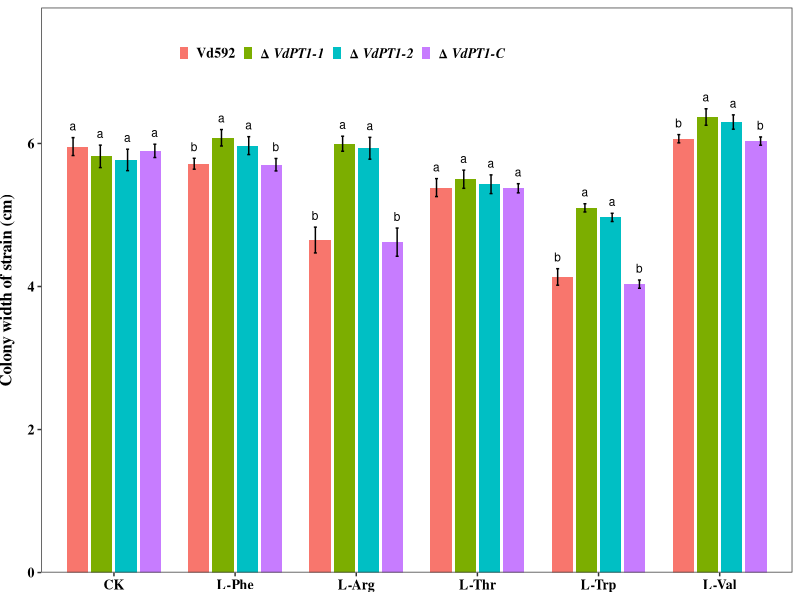
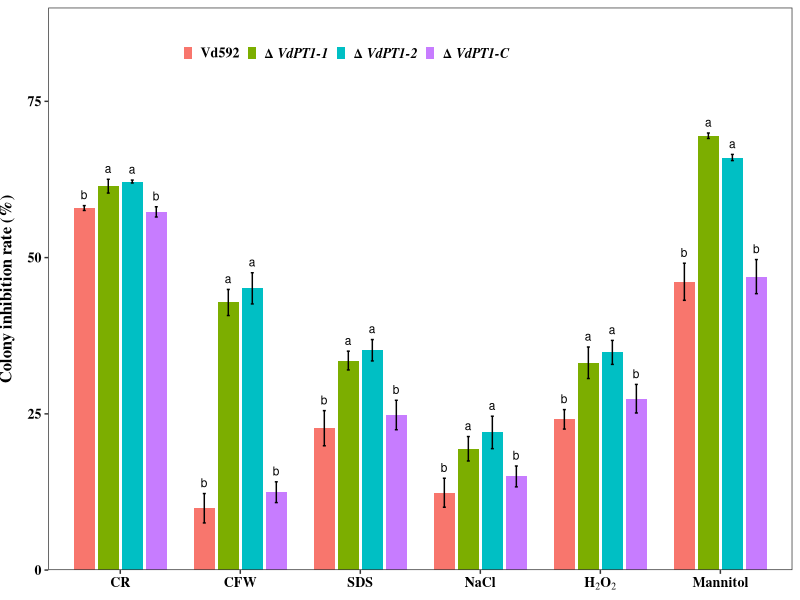
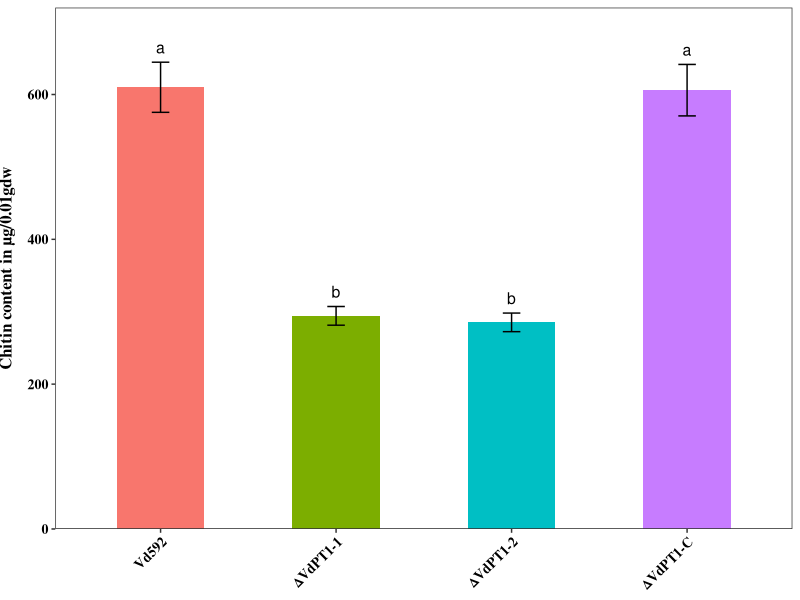
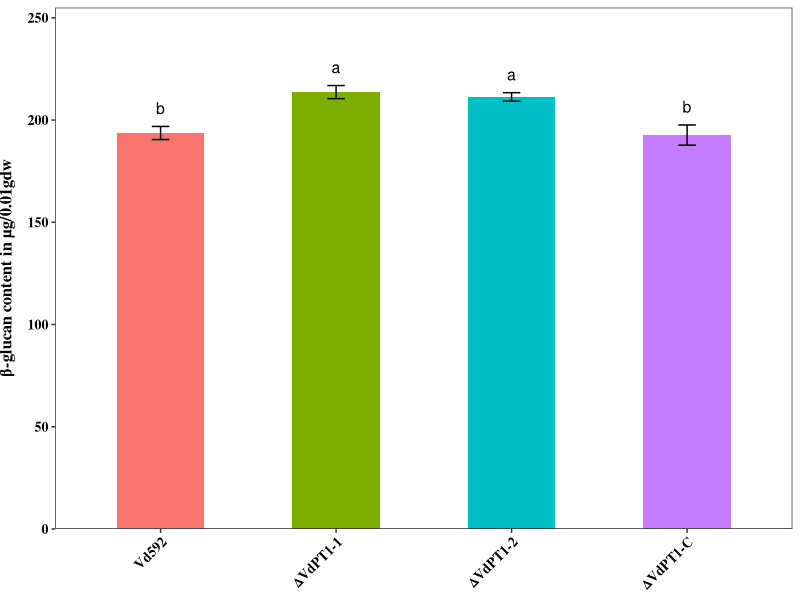
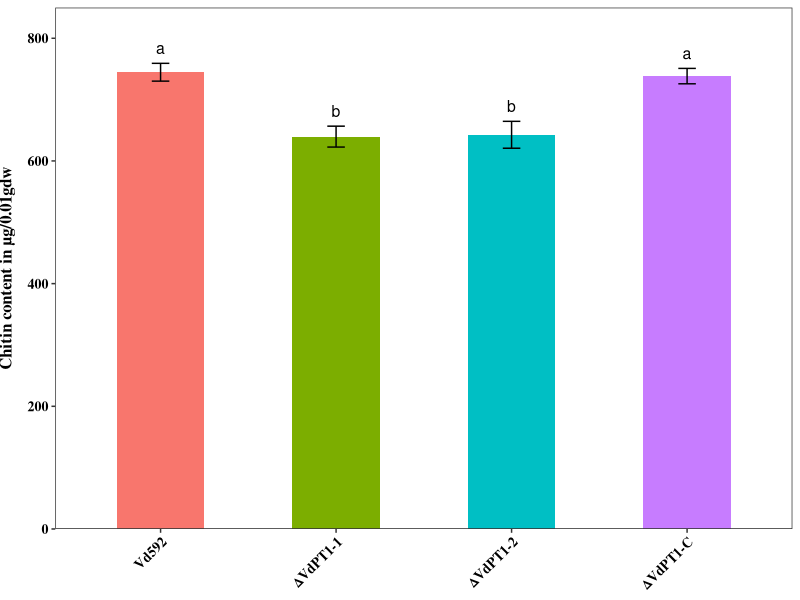
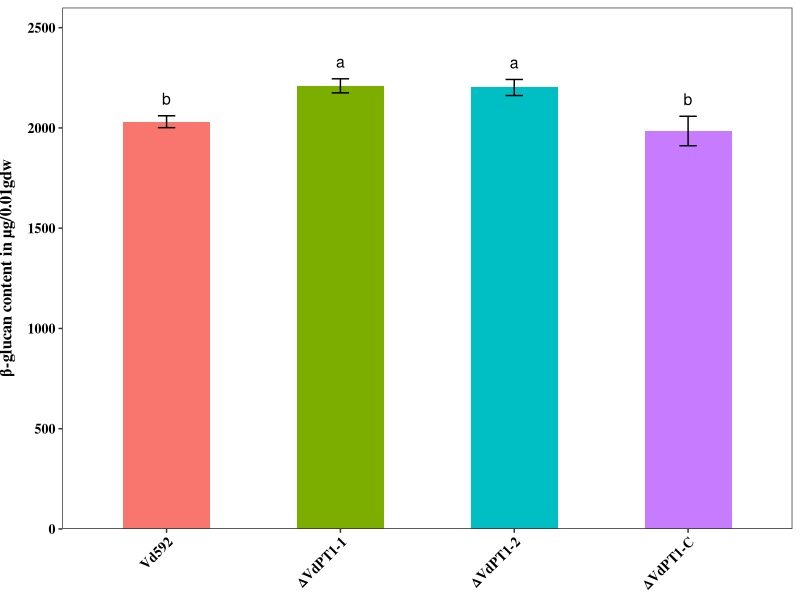
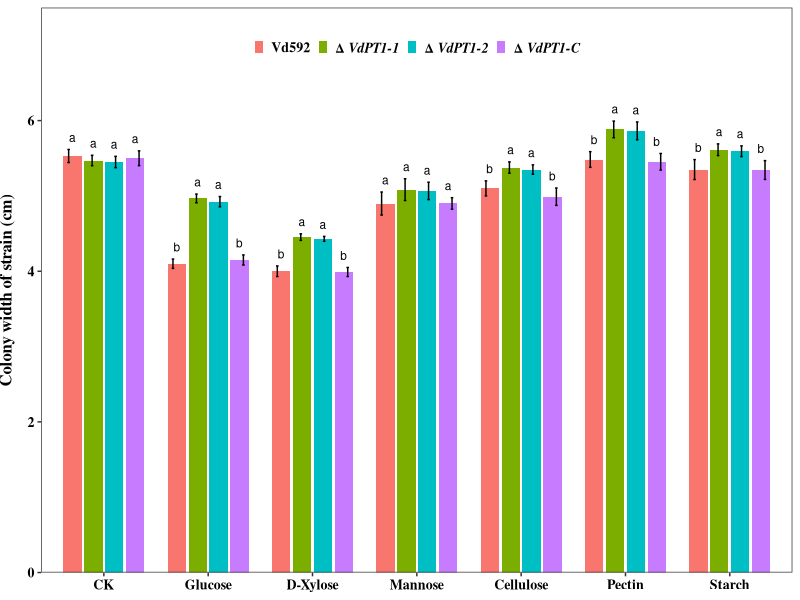
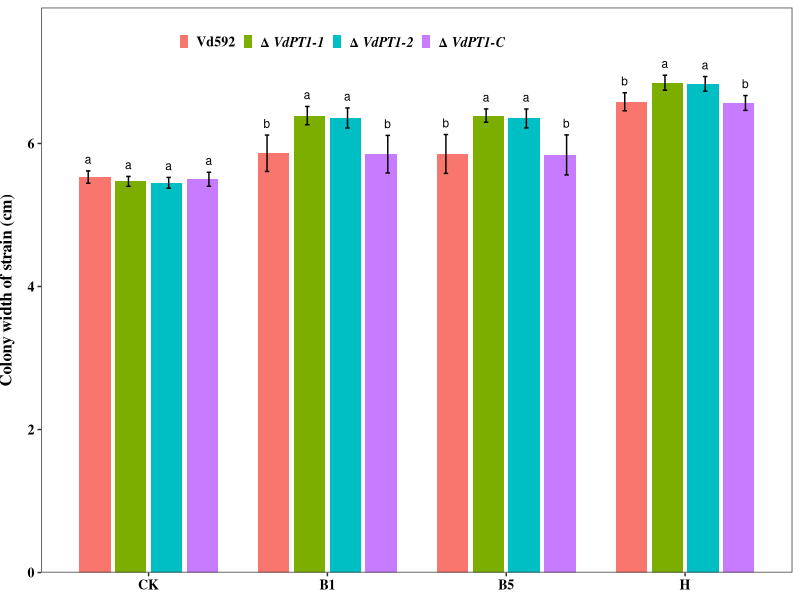

Reproduce these figures in R, in order.
getwd()
setwd("C:\\Users\\DELL\\Desktop\\New_Graphs")
#............................................................................
df_chitin1 <- data.frame(
  Name = c("Vd592", "\u0394VdPT1-1", "\u0394VdPT1-2", "\u0394VdPT1-C"),
  Mean = c(610.00, 294.33, 285.33, 606.00),
  SD = c(34.64, 12.90, 12.86, 35.54),
  letter = c("a","b","b","a")
)
library(ggplot2)
plot_chitin1 = ggplot(df_chitin1, aes(x = Name, y = Mean, fill = Name)) +
  geom_bar(stat = "identity", width = 0.5) +
  geom_errorbar(aes(ymin = Mean - SD, ymax = Mean + SD), width = 0.1) +
  theme_bw()+
  theme(legend.position = "none",
        panel.grid.major = element_blank(), 
        panel.grid.minor = element_blank(), 
        axis.title.x = element_blank(),
        axis.title.y = element_text(face = "bold", size = 12, family = "serif",vjust = 3),
        axis.text.x = element_text(face = "bold",angle = 45,hjust = 1,color = "black",size = 10, family = "serif"),
        axis.text.y = element_text(face = "bold",color = "black",size = 10, family = "serif"))+
  labs(
       y = " Chitin content in \u00B5g/0.01gdw ") +
  coord_cartesian(ylim = c(0,720)) +scale_y_continuous(
    expand = c(0,0),breaks = c(seq(0, 700, by = 200)))+
  geom_text(aes(y =  Mean + SD + 12, label = letter),size =4, vjust = 0)

ggsave(
  filename = "plot_chitin_cellophane.jpeg",    # File name
  plot = plot_chitin1,                  # Plot object
  width = 3,                   # Width in inches
  height = 3,                   # Height in inches
  dpi = 500                     # Resolution in dpi (dots per inch)
)
#.........................................................................................
df_beta1 <- data.frame(
  Name = c("Vd592", "\u0394VdPT1-1", "\u0394VdPT1-2", "\u0394VdPT1-C"),
  Mean =  c(193.67, 213.67, 211.33, 192.67),
  SD = c(3.21, 3.21, 2.08, 4.93),
  letter = c("b","a","a","b")
)

plot_beta1 = ggplot(df_beta1, aes(x = Name, y = Mean, fill = Name)) +
  geom_bar(stat = "identity", width = 0.5) +
  geom_errorbar(aes(ymin = Mean - SD, ymax = Mean + SD), width = 0.1) +
  theme_bw()+
  theme(legend.position = "none",
        panel.grid.major = element_blank(), 
        panel.grid.minor = element_blank(), 
        axis.title.x = element_blank(),
        axis.title.y = element_text(face = "bold", size = 12, family = "serif",vjust = 3),
        axis.text.x = element_text(face = "bold",angle = 45,hjust = 1, color = "black",size = 10, family = "serif"),
        axis.text.y = element_text(face = "bold",color = "black",size = 10, family = "serif"))+
  labs(
    y = " \u03B2-glucan content in \u00B5g/0.01gdw ") +
  coord_cartesian(ylim = c(0,255)) +scale_y_continuous(
    expand = c(0,0),breaks = c(seq(0, 250, by = 50)))+
  geom_text(aes(y =  Mean + SD + 6, label = letter),size =4, vjust = 0)

ggsave(
  filename = "plot_beta_cellophane.jpeg",    # File name
  plot = plot_beta1,                  # Plot object
  width = 3,                   # Width in inches
  height = 3,                   # Height in inches
  dpi = 500                     # Resolution in dpi (dots per inch)
)
#...................................................................................................................

df_chitin2 <- data.frame(
  Name = c("Vd592", "\u0394VdPT1-1", "\u0394VdPT1-2", "\u0394VdPT1-C"),
  Mean =  c(744.67, 639.67, 642.67, 738.33),
  SD = c(14.50, 17.04, 21.94, 12.58),
  letter = c("a","b","b","a")
)

plot_chitin2 = ggplot(df_chitin2, aes(x = Name, y = Mean, fill = Name)) +
  geom_bar(stat = "identity", width = 0.5) +
  geom_errorbar(aes(ymin = Mean - SD, ymax = Mean + SD), width = 0.1) +
  theme_bw()+
  theme(legend.position = "none",
        panel.grid.major = element_blank(), 
        panel.grid.minor = element_blank(), 
        axis.title.x = element_blank(),
        axis.title.y = element_text(face = "bold", size = 12, family = "serif",vjust = 3),
        axis.text.x = element_text(face = "bold",angle = 45,hjust = 1, color = "black",size = 10, family = "serif"),
        axis.text.y = element_text(face = "bold",color = "black",size = 10, family = "serif"))+
  labs(
    y = " Chitin content in \u00B5g/0.01gdw ") +
  coord_cartesian(ylim = c(0,850)) +scale_y_continuous(
    expand = c(0,0),breaks = c(seq(0, 800, by = 200)))+
  geom_text(aes(y =  Mean + SD + 15, label = letter),size =4, vjust = 0)

ggsave(
  filename = "plot_chitin_cm.jpeg",    # File name
  plot = plot_chitin2,                  # Plot object
  width = 3,                   # Width in inches
  height = 3,                   # Height in inches
  dpi = 500                     # Resolution in dpi (dots per inch)
)
#.................................................................................................

df_beta2 <- data.frame(
  Name = c("Vd592", "\u0394VdPT1-1", "\u0394VdPT1-2", "\u0394VdPT1-C"),
  Mean =  c(2031.00, 2210.00, 2201.67, 1984.67),
  SD = c(29.61, 35.00, 40.10, 73.38),
  letter = c("b","a","a","b")
)

plot_beta2 = ggplot(df_beta2, aes(x = Name, y = Mean, fill = Name)) +
  geom_bar(stat = "identity", width = 0.5) +
  geom_errorbar(aes(ymin = Mean - SD, ymax = Mean + SD), width = 0.1) +
  theme_bw()+
  theme(legend.position = "none",
        panel.grid.major = element_blank(), 
        panel.grid.minor = element_blank(), 
        axis.title.x = element_blank(),
        axis.title.y = element_text(face = "bold", size = 12, family = "serif",vjust = 3),
        axis.text.x = element_text(face = "bold",angle = 45,hjust = 1, color = "black",size = 10, family = "serif"),
        axis.text.y = element_text(face = "bold",color = "black",size = 10, family = "serif"))+
  labs(
    y = " \u03B2-glucan content in \u00B5g/0.01gdw ") +
  coord_cartesian(ylim = c(0,2600)) +scale_y_continuous(
    expand = c(0,0),breaks = c(seq(0, 2500, by = 500)))+
  geom_text(aes(y =  Mean + SD + 55, label = letter),size =4, vjust = 0)

ggsave(
  filename = "plot_beta_cm.jpeg",    # File name
  plot = plot_beta2,                  # Plot object
  width = 3,                   # Width in inches
  height = 3,                   # Height in inches
  dpi = 500                     # Resolution in dpi (dots per inch)
)
#.....................................................................................

# Load necessary library
library(ggplot2)

custom_labels <- c(expression(bold("Vd592")), 
                   expression(bold("Δ")~bolditalic("VdPT1-1")), 
                   expression(bold(Δ)~bolditalic("VdPT1-2")), 
                   expression(bold(Δ)~bolditalic("VdPT1-C")))

# Create the data frame
data_carbon <- data.frame(
  strain = factor(c("Vd592", "ΔVdPT1-1", "ΔVdPT1-2", "ΔVdPT1-C",
                    "Vd592", "ΔVdPT1-1", "ΔVdPT1-2", "ΔVdPT1-C",
                    "Vd592", "ΔVdPT1-1", "ΔVdPT1-2", "ΔVdPT1-C",
                    "Vd592", "ΔVdPT1-1", "ΔVdPT1-2", "ΔVdPT1-C",
                    "Vd592", "ΔVdPT1-1", "ΔVdPT1-2", "ΔVdPT1-C",
                    "Vd592", "ΔVdPT1-1", "ΔVdPT1-2", "ΔVdPT1-C",
                    "Vd592", "ΔVdPT1-1", "ΔVdPT1-2", "ΔVdPT1-C")),
  source = factor(c("CK", "CK", "CK", "CK",
                    "Cellulose", "Cellulose", "Cellulose", "Cellulose",
                    "D-Xylose", "D-Xylose", "D-Xylose", "D-Xylose",
                    "Glucose", "Glucose", "Glucose", "Glucose",
                    "Mannose", "Mannose", "Mannose", "Mannose",
                    "Pectin", "Pectin", "Pectin", "Pectin",
                    "Starch", "Starch", "Starch", "Starch")),
  Mean = c(5.53, 5.47, 5.45, 5.5,
           5.1, 5.376666667, 5.35, 4.99,
           4.0, 4.453, 4.43, 3.99,
           4.1, 4.966666667, 4.923333333, 4.15,
           4.899, 5.083333333, 5.066666667, 4.9,
           5.483333333, 5.883333333, 5.863333333, 5.453333333,
           5.35, 5.613333333, 5.593333333, 5.343333333),
  SD = c(0.08660254, 0.069282032, 0.075055535, 0.098149546,
         0.1, 0.075055535, 0.06244998, 0.115325626,
         0.07, 0.043588989, 0.032145503, 0.06,
         0.062, 0.057735027, 0.068068593, 0.066583281,
         0.152752523, 0.144337567, 0.115470054, 0.076376262,
         0.1040833, 0.1106044, 0.118462371, 0.110151411,
         0.132287566, 0.077674535, 0.070945989, 0.125033329),
  letter = factor(c("a", "a", "a", "a",
                    "b","a","a","b",
                    "b","a","a","b",
                    "b","a","a","b",
                    "a", "a", "a", "a",
                    "b","a","a","b",
                    "b","a","a","b"))
)

plot_carbon = ggplot(data_carbon, aes(x = source, y = Mean, fill = strain)) +
  geom_bar(width=.7, stat='identity', position=position_dodge(.8)) +
  geom_errorbar(aes(ymin = Mean - SD, ymax = Mean+ SD), 
                width = 0.1, 
                position = position_dodge(width = 0.9)) +
  labs( 
       y = "Colony width of strain (cm)") +  coord_cartesian(ylim = c(0,7.5))+ scale_y_continuous(expand = c(0,0))+
  theme_bw()+
  geom_text(position=position_dodge(.8),aes(y =  Mean + SD + 0.1, label = letter),size =3, vjust = 0)+
  theme(legend.position = c(0.5, 0.93),
        legend.direction = "horizontal",
        legend.title = element_blank(),
        legend.text = element_text(face = "bold", size = 10, family = "serif"),
        panel.grid.major = element_blank(), 
        panel.grid.minor = element_blank(), 
        axis.title.x = element_blank(),
        axis.title.y = element_text(face = "bold", size = 12, family = "serif",vjust = 3),
        axis.text.x = element_text(face = "bold", color = "black",size = 10, family = "serif"),
        axis.text.y = element_text(face = "bold",color = "black",size = 10, family = "serif"))+
 guides(fill = guide_legend(keywidth = 0.5, keyheight = 0.5))+
  scale_x_discrete(limits = c('CK', 'Glucose', 'D-Xylose', 'Mannose','Cellulose','Pectin','Starch'))+
  scale_fill_discrete(labels = custom_labels)

ggsave(
  filename = "carbon_plot.jpeg",    # File name
  plot = plot_carbon,                  # Plot object
  width = 7,                   # Width in inches
  height = 2.5,                   # Height in inches
  dpi = 500                     # Resolution in dpi (dots per inch)
)

#..............................................................................................................................


data_vitamin <- data.frame(
  strain = c("Vd592", "ΔVdPT1-1", "ΔVdPT1-2", "ΔVdPT1-C", 
              "Vd592", "ΔVdPT1-1", "ΔVdPT1-2", "ΔVdPT1-C",
              "Vd592", "ΔVdPT1-1", "ΔVdPT1-2", "ΔVdPT1-C", 
              "Vd592", "ΔVdPT1-1", "ΔVdPT1-2", "ΔVdPT1-C"),
  source = c("CK", "CK", "CK", "CK", 
            "H", "H", "H", "H",
            "B5", "B5", "B5", "B5", 
            "B1", "B1", "B1", "B1"),
  Mean = c(5.53, 5.47, 5.45, 5.5, 
           6.583333333, 6.85, 6.834, 6.566666667,
           5.853333333, 6.39, 6.35, 5.84, 
           5.863333333, 6.39, 6.356666667, 5.85),
  SD = c(0.08660254, 0.069282032, 0.075055535, 0.098149546, 
         0.125830574, 0.104403065, 0.10214369, 0.1040833,
         0.271538825, 0.092915732, 0.132287566, 0.280059517, 
         0.254230866, 0.127671453, 0.140118997, 0.262741952),
  letter = factor(c(
                    "a", "a", "a", "a",
                    "b","a","a","b",
                    "b","a","a","b",
                    "b","a","a","b"))
)

plot_vit = ggplot(data_vitamin, aes(x = source, y = Mean, fill = strain)) +
  geom_bar(width=.7, stat='identity', position=position_dodge(.8)) +
  geom_errorbar(aes(ymin = Mean - SD, ymax = Mean+ SD), 
                width = 0.1, 
                position = position_dodge(width = 0.9)) +
  labs( 
    y = "Colony width of strain (cm)") +  coord_cartesian(ylim = c(0,7.9))+ scale_y_continuous(expand = c(0,0))+
  theme_bw()+
  geom_text(position=position_dodge(.9),aes(y =  Mean + SD + 0.1, label = letter),size =3, vjust = 0)+
  theme(legend.position = c(0.4, 0.94),
        legend.direction = "horizontal",
        legend.title = element_blank(),
        legend.text = element_text(face = "bold", size = 10, family = "serif"),
        panel.grid.major = element_blank(), 
        panel.grid.minor = element_blank(), 
        axis.title.x = element_blank(),
        axis.title.y = element_text(face = "bold", size = 12, family = "serif",vjust = 3),
        axis.text.x = element_text(face = "bold", color = "black",size = 10, family = "serif"),
        axis.text.y = element_text(face = "bold",color = "black",size = 10, family = "serif"))+
  guides(fill = guide_legend(keywidth = 0.5, keyheight = 0.5))+
  scale_x_discrete(limits = c('CK', 'B1', 'B5', 'H'))+
  scale_fill_discrete(labels = custom_labels)

ggsave(
  filename = "vit_plot.jpeg",    # File name
  plot = plot_vit,                  # Plot object
  width = 6,                   # Width in inches
  height = 3,                   # Height in inches
  dpi = 500                     # Resolution in dpi (dots per inch)
)
#............................................................................................................

# Create the data frame
data_amino <- data.frame(
  source = c("CK", "CK", "CK", "CK", 
             "L-Phe", "L-Phe", "L-Phe", "L-Phe", 
             "L-Arg", "L-Arg", "L-Arg", "L-Arg", 
             "L-Trp", "L-Trp", "L-Trp", "L-Trp", 
             "L-Thr", "L-Thr", "L-Thr", "L-Thr", 
             "L-Val", "L-Val", "L-Val", "L-Val"),
  strain = c("Vd592", "ΔVdPT1-1", "ΔVdPT1-2", "ΔVdPT1-C", 
             "Vd592", "ΔVdPT1-1", "ΔVdPT1-2", "ΔVdPT1-C", 
             "Vd592", "ΔVdPT1-1", "ΔVdPT1-2", "ΔVdPT1-C", 
             "Vd592", "ΔVdPT1-1", "ΔVdPT1-2", "ΔVdPT1-C", 
             "Vd592", "ΔVdPT1-1", "ΔVdPT1-2", "ΔVdPT1-C", 
             "Vd592", "ΔVdPT1-1", "ΔVdPT1-2", "ΔVdPT1-C"),
  Mean = c(5.956666667, 5.82, 5.77, 5.896666667, 
           5.716666667, 6.08, 5.97, 5.703333333, 
           4.65, 5.996666667, 5.933333333, 4.62, 
           4.133333333, 5.1, 4.966666667, 4.033333333, 
           5.383333333, 5.5, 5.43, 5.373333333, 
           6.066666667, 6.37, 6.3, 6.033333333),
  SD = c(0.125033329, 0.157162336, 0.15, 0.092915732, 
         0.076376262, 0.115036226, 0.125033329, 0.087368949, 
         0.180277564, 0.105039675, 0.152752523, 0.196977156,
         0.115470054, 0.057735027, 0.057735027, 0.057735027, 
         0.125830574, 0.127410099, 0.130766968, 0.064291005, 
         0.057735027, 0.115325626, 0.1, 0.057735027),
  letter = factor(c("a", "a", "a", "a",
                    "b","a","a","b",
                    "b","a","a","b",
                    "b","a","a","b",
                    "a", "a", "a", "a",
                    "b","a","a","b"))
)

# View the data frame
print(data_amino)

plot_amino = ggplot(data_amino, aes(x = source, y = Mean, fill = strain)) +
  geom_bar(width=.7, stat='identity', position=position_dodge(.8)) +
  geom_errorbar(aes(ymin = Mean - SD, ymax = Mean+ SD), 
                width = 0.1, 
                position = position_dodge(width = 0.9)) +
  labs( 
    y = "Colony width of strain (cm)") +  coord_cartesian(ylim = c(0,7.9))+ scale_y_continuous(expand = c(0,0))+
  theme_bw()+
  geom_text(position=position_dodge(.9),aes(y =  Mean + SD + 0.1, label = letter),size =3, vjust = 0)+
  theme(legend.position = c(0.4, 0.92),
        legend.direction = "horizontal",
        legend.title = element_blank(),
        legend.text = element_text(face = "bold", size = 10, family = "serif"),
        panel.grid.major = element_blank(), 
        panel.grid.minor = element_blank(), 
        axis.title.x = element_blank(),
        axis.title.y = element_text(face = "bold", size = 12, family = "serif",vjust = 3),
        axis.text.x = element_text(face = "bold", color = "black",size = 10, family = "serif"),
        axis.text.y = element_text(face = "bold",color = "black",size = 10, family = "serif"))+
  guides(fill = guide_legend(keywidth = 0.5, keyheight = 0.5))+
  scale_x_discrete(limits = c('CK', 'L-Phe', 'L-Arg', 'L-Thr', 'L-Trp', 'L-Val'))+
  scale_fill_discrete(labels = custom_labels)
plot_amino

ggsave(
  filename = "amino_plot.jpeg",    # File name
  plot = plot_amino,                  # Plot object
  width = 7,                   # Width in inches
  height = 2.5,                   # Height in inches
  dpi = 500                     # Resolution in dpi (dots per inch)
)

#.....................................................................

# Load necessary library
library(dplyr)

# Create the data frame
# Create the data frame
data_stress<- data.frame(
  Mean = c(57.93293333, 61.42756667, 62.1705, 57.316, 
           9.898366667, 42.81716667, 45.0828, 12.4615, 
           22.70326667, 33.52773333, 35.1769, 24.8154, 
           12.37803333, 19.4169, 22.02413333, 14.98703333, 
           24.11993333, 33.17196667, 34.83013333, 27.42473333, 
           46.13413333, 69.50003333, 66.01516667, 46.95913333),
  SD = c(0.38819301, 1.104585788, 0.234280366, 0.817710028,
         2.349199439, 2.089611728, 2.493987051, 1.662576046,
         2.810418477, 1.502405526, 1.708854072, 2.358449132,
         2.319456316, 1.956515185, 2.598078525, 1.670928372,
         1.558974667, 2.521028152, 1.918237473, 2.284756883,
         2.966138104, 0.437046111, 0.49652538, 2.728831357),
  strain = c("Vd592", "ΔVdPT-5-1", "ΔVdPT-5-2", "ΔVdPT-5-C",
             "Vd592", "ΔVdPT-5-1", "ΔVdPT-5-2", "ΔVdPT-5-C",
             "Vd592", "ΔVdPT-5-1", "ΔVdPT-5-2", "ΔVdPT-5-C",
             "Vd592", "ΔVdPT-5-1", "ΔVdPT-5-2", "ΔVdPT-5-C",
             "Vd592", "ΔVdPT-5-1", "ΔVdPT-5-2", "ΔVdPT-5-C",
             "Vd592", "ΔVdPT-5-1", "ΔVdPT-5-2", "ΔVdPT-5-C"),
  source = c("CR", "CR", "CR", "CR",
             "CFW", "CFW", "CFW", "CFW",
             "SDS", "SDS", "SDS", "SDS",
             "NaCl", "NaCl", "NaCl", "NaCl",
             "H2O2", "H2O2", "H2O2", "H2O2",
             "Mannitol", "Mannitol", "Mannitol", "Mannitol"),
  letter = c("b","a","a","b",
             "b","a","a","b",
             "b","a","a","b",
             "b","a","a","b",
             "b","a","a","b",
             "b","a","a","b")
)

print(data_stress)


plot_stress = ggplot(data_stress, aes(x = source, y = Mean, fill = strain)) +
  geom_bar(width=.7, stat='identity', position=position_dodge(.8)) +
  geom_errorbar(aes(ymin = Mean - SD, ymax = Mean+ SD), 
                width = 0.1, 
                position = position_dodge(width = 0.8)) +
  labs( 
    y = "Colony inhibition rate (%)") +  coord_cartesian(ylim = c(0,90))+ scale_y_continuous(expand = c(0,0))+
  theme_bw()+
  geom_text(position=position_dodge(.8),aes(y =  Mean + SD + 1, label = letter),size =3, vjust = 0)+
  scale_x_discrete(
    limits = c('CR', 'CFW', 'SDS', 'NaCl', 'H2O2', 'Mannitol'),
    labels = c(
      expression(bold("CR")), 
      expression(bold("CFW")), 
      expression(bold("SDS")), 
      expression(bold("NaCl")), 
      expression(bold(H[2] * O[2])), 
      expression(bold("Mannitol"))
    ),
  ) +
  theme(legend.position = c(0.4, 0.92),
        legend.direction = "horizontal",
        legend.title = element_blank(),
        legend.text = element_text(face = "bold", size = 10, family = "serif"),
        panel.grid.major = element_blank(), 
        panel.grid.minor = element_blank(), 
        axis.title.x = element_blank(),
        axis.title.y = element_text(face = "bold", size = 12, family = "serif",vjust = 3),
        axis.text.x = element_text(face = "bold", color = "black",size = 10, family = "serif"),
        axis.text.y = element_text(face = "bold",color = "black",size = 10, family = "serif"))+
  guides(fill = guide_legend(keywidth = 0.5, keyheight = 0.5))+
  
  scale_fill_discrete(labels = custom_labels)
plot_stress

ggsave(
  filename = "stress_plot.jpeg",    # File name
  plot = plot_stress,                  # Plot object
  width = 7,                   # Width in inches
  height = 3,                   # Height in inches
  dpi = 500                     # Resolution in dpi (dots per inch)
)


